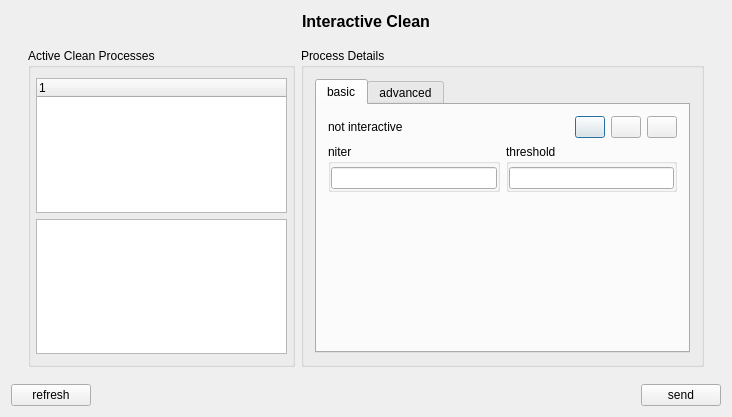
<?xml version="1.0" encoding="UTF-8"?>
<ui version="4.0">
 <class>CleanGui</class>
 <widget class="QDialog" name="CleanGui">
  <property name="geometry">
   <rect>
    <x>0</x>
    <y>0</y>
    <width>732</width>
    <height>417</height>
   </rect>
  </property>
  <property name="windowTitle">
   <string>CleanTool</string>
  </property>
  <layout class="QVBoxLayout" name="verticalLayout">
   <item>
    <layout class="QHBoxLayout" name="horizontalLayout_2">
     <item>
      <spacer name="horizontalSpacer">
       <property name="orientation">
        <enum>Qt::Horizontal</enum>
       </property>
       <property name="sizeHint" stdset="0">
        <size>
         <width>40</width>
         <height>20</height>
        </size>
       </property>
      </spacer>
     </item>
     <item>
      <widget class="QLabel" name="label">
       <property name="font">
        <font>
         <pointsize>12</pointsize>
         <weight>75</weight>
         <bold>true</bold>
        </font>
       </property>
       <property name="text">
        <string>Interactive Clean</string>
       </property>
      </widget>
     </item>
     <item>
      <spacer name="horizontalSpacer_2">
       <property name="orientation">
        <enum>Qt::Horizontal</enum>
       </property>
       <property name="sizeHint" stdset="0">
        <size>
         <width>40</width>
         <height>20</height>
        </size>
       </property>
      </spacer>
     </item>
    </layout>
   </item>
   <item>
    <widget class="QFrame" name="cleanProcesses">
     <layout class="QHBoxLayout" name="horizontalLayout_20">
      <item>
       <spacer name="horizontalSpacer_15">
        <property name="orientation">
         <enum>Qt::Horizontal</enum>
        </property>
        <property name="sizeHint" stdset="0">
         <size>
          <width>10</width>
          <height>20</height>
         </size>
        </property>
       </spacer>
      </item>
      <item>
       <widget class="QGroupBox" name="cleanProcessesBox">
        <property name="toolTip">
         <string>Select process to view its settings, check to modify.</string>
        </property>
        <property name="title">
         <string>Active Clean Processes</string>
        </property>
        <property name="checkable">
         <bool>false</bool>
        </property>
        <property name="checked">
         <bool>false</bool>
        </property>
        <layout class="QVBoxLayout" name="verticalLayout_6">
         <property name="leftMargin">
          <number>5</number>
         </property>
         <property name="topMargin">
          <number>10</number>
         </property>
         <property name="rightMargin">
          <number>5</number>
         </property>
         <property name="bottomMargin">
          <number>10</number>
         </property>
         <item>
          <widget class="QTreeWidget" name="clean_processes">
           <column>
            <property name="text">
             <string notr="true">1</string>
            </property>
           </column>
          </widget>
         </item>
         <item>
          <widget class="QPlainTextEdit" name="process_description">
           <property name="toolTip">
            <string>Description of the process selected above...</string>
           </property>
          </widget>
         </item>
        </layout>
       </widget>
      </item>
      <item>
       <widget class="QGroupBox" name="process_details_box">
        <property name="toolTip">
         <string>Check/uncheck the box to enable/disable setting interactive clean parameters.</string>
        </property>
        <property name="title">
         <string>Process Details</string>
        </property>
        <property name="checkable">
         <bool>false</bool>
        </property>
        <property name="checked">
         <bool>false</bool>
        </property>
        <layout class="QVBoxLayout" name="verticalLayout_3">
         <item>
          <widget class="QTabWidget" name="interaction_tabs">
           <property name="minimumSize">
            <size>
             <width>375</width>
             <height>0</height>
            </size>
           </property>
           <property name="currentIndex">
            <number>0</number>
           </property>
           <widget class="QWidget" name="interaction_basic">
            <attribute name="title">
             <string>basic</string>
            </attribute>
            <layout class="QVBoxLayout" name="verticalLayout_7">
             <item>
              <widget class="QFrame" name="basic_frame">
               <property name="frameShape">
                <enum>QFrame::NoFrame</enum>
               </property>
               <property name="frameShadow">
                <enum>QFrame::Plain</enum>
               </property>
               <layout class="QVBoxLayout" name="verticalLayout_14">
                <property name="margin">
                 <number>0</number>
                </property>
                <item>
                 <layout class="QHBoxLayout" name="horizontalLayout_3">
                  <item>
                   <widget class="QLabel" name="interactive_label">
                    <property name="text">
                     <string>not interactive</string>
                    </property>
                   </widget>
                  </item>
                  <item>
                   <widget class="QPushButton" name="stop_button">
                    <property name="sizePolicy">
                     <sizepolicy hsizetype="Fixed" vsizetype="Fixed">
                      <horstretch>0</horstretch>
                      <verstretch>0</verstretch>
                     </sizepolicy>
                    </property>
                    <property name="maximumSize">
                     <size>
                      <width>30</width>
                      <height>30</height>
                     </size>
                    </property>
                    <property name="toolTip">
                     <string>stop cleaning...</string>
                    </property>
                    <property name="text">
                     <string/>
                    </property>
                    <property name="icon">
                     <iconset resource="../QtViewer/QtViewer.qrc">
                      <normaloff>:/icons/Anim3_Stop.png</normaloff>:/icons/Anim3_Stop.png</iconset>
                    </property>
                    <property name="iconSize">
                     <size>
                      <width>25</width>
                      <height>25</height>
                     </size>
                    </property>
                   </widget>
                  </item>
                  <item>
                   <widget class="QPushButton" name="pause_button">
                    <property name="sizePolicy">
                     <sizepolicy hsizetype="Fixed" vsizetype="Fixed">
                      <horstretch>0</horstretch>
                      <verstretch>0</verstretch>
                     </sizepolicy>
                    </property>
                    <property name="maximumSize">
                     <size>
                      <width>30</width>
                      <height>30</height>
                     </size>
                    </property>
                    <property name="toolTip">
                     <string>pause cleaning...</string>
                    </property>
                    <property name="text">
                     <string/>
                    </property>
                    <property name="icon">
                     <iconset resource="../QtViewer/QtViewer.qrc">
                      <normaloff>:/icons/Anim7_Pause.png</normaloff>:/icons/Anim7_Pause.png</iconset>
                    </property>
                    <property name="iconSize">
                     <size>
                      <width>25</width>
                      <height>25</height>
                     </size>
                    </property>
                   </widget>
                  </item>
                  <item>
                   <widget class="QPushButton" name="play_button">
                    <property name="sizePolicy">
                     <sizepolicy hsizetype="Fixed" vsizetype="Fixed">
                      <horstretch>0</horstretch>
                      <verstretch>0</verstretch>
                     </sizepolicy>
                    </property>
                    <property name="maximumSize">
                     <size>
                      <width>30</width>
                      <height>30</height>
                     </size>
                    </property>
                    <property name="toolTip">
                     <string>continue cleaning...</string>
                    </property>
                    <property name="text">
                     <string/>
                    </property>
                    <property name="icon">
                     <iconset resource="../QtViewer/QtViewer.qrc">
                      <normaloff>:/icons/Anim4_Play.png</normaloff>:/icons/Anim4_Play.png</iconset>
                    </property>
                    <property name="iconSize">
                     <size>
                      <width>25</width>
                      <height>25</height>
                     </size>
                    </property>
                   </widget>
                  </item>
                 </layout>
                </item>
                <item>
                 <layout class="QHBoxLayout" name="horizontalLayout_4">
                  <item>
                   <widget class="QGroupBox" name="niter_box">
                    <property name="title">
                     <string>niter</string>
                    </property>
                    <layout class="QVBoxLayout" name="verticalLayout_8">
                     <property name="leftMargin">
                      <number>0</number>
                     </property>
                     <property name="topMargin">
                      <number>3</number>
                     </property>
                     <property name="rightMargin">
                      <number>0</number>
                     </property>
                     <property name="bottomMargin">
                      <number>0</number>
                     </property>
                     <item>
                      <widget class="QLineEdit" name="niter_entry">
                       <property name="maxLength">
                        <number>25</number>
                       </property>
                       <property name="alignment">
                        <set>Qt::AlignCenter</set>
                       </property>
                      </widget>
                     </item>
                    </layout>
                   </widget>
                  </item>
                  <item>
                   <widget class="QGroupBox" name="threshold_box">
                    <property name="title">
                     <string>threshold</string>
                    </property>
                    <layout class="QVBoxLayout" name="verticalLayout_9">
                     <property name="leftMargin">
                      <number>0</number>
                     </property>
                     <property name="topMargin">
                      <number>3</number>
                     </property>
                     <property name="rightMargin">
                      <number>0</number>
                     </property>
                     <property name="bottomMargin">
                      <number>0</number>
                     </property>
                     <item>
                      <widget class="QLineEdit" name="threshold_entry">
                       <property name="maxLength">
                        <number>25</number>
                       </property>
                       <property name="alignment">
                        <set>Qt::AlignCenter</set>
                       </property>
                      </widget>
                     </item>
                    </layout>
                   </widget>
                  </item>
                 </layout>
                </item>
                <item>
                 <spacer name="verticalSpacer">
                  <property name="orientation">
                   <enum>Qt::Vertical</enum>
                  </property>
                  <property name="sizeHint" stdset="0">
                   <size>
                    <width>20</width>
                    <height>40</height>
                   </size>
                  </property>
                 </spacer>
                </item>
               </layout>
              </widget>
             </item>
            </layout>
           </widget>
           <widget class="QWidget" name="tab">
            <attribute name="title">
             <string>advanced</string>
            </attribute>
            <layout class="QVBoxLayout" name="verticalLayout_5">
             <item>
              <widget class="QFrame" name="advanced_frame">
               <property name="frameShape">
                <enum>QFrame::NoFrame</enum>
               </property>
               <property name="frameShadow">
                <enum>QFrame::Plain</enum>
               </property>
               <layout class="QVBoxLayout" name="verticalLayout_15">
                <property name="margin">
                 <number>0</number>
                </property>
                <item>
                 <layout class="QHBoxLayout" name="horizontalLayout_5">
                  <item>
                   <widget class="QGroupBox" name="cycle_niter_box">
                    <property name="title">
                     <string>cycle niter</string>
                    </property>
                    <layout class="QVBoxLayout" name="verticalLayout_2">
                     <property name="leftMargin">
                      <number>0</number>
                     </property>
                     <property name="topMargin">
                      <number>3</number>
                     </property>
                     <property name="rightMargin">
                      <number>0</number>
                     </property>
                     <property name="bottomMargin">
                      <number>0</number>
                     </property>
                     <item>
                      <widget class="QLineEdit" name="cycle_niter_entry"/>
                     </item>
                    </layout>
                   </widget>
                  </item>
                  <item>
                   <widget class="QGroupBox" name="interactive_niter_box">
                    <property name="title">
                     <string>interactive niter</string>
                    </property>
                    <layout class="QVBoxLayout" name="verticalLayout_4">
                     <property name="leftMargin">
                      <number>0</number>
                     </property>
                     <property name="topMargin">
                      <number>3</number>
                     </property>
                     <property name="rightMargin">
                      <number>0</number>
                     </property>
                     <property name="bottomMargin">
                      <number>0</number>
                     </property>
                     <item>
                      <widget class="QLineEdit" name="interactive_niter_entry"/>
                     </item>
                    </layout>
                   </widget>
                  </item>
                 </layout>
                </item>
                <item>
                 <layout class="QHBoxLayout" name="horizontalLayout_6">
                  <item>
                   <widget class="QGroupBox" name="cycle_threshold_box">
                    <property name="title">
                     <string>cycle threshold</string>
                    </property>
                    <layout class="QVBoxLayout" name="verticalLayout_10">
                     <property name="leftMargin">
                      <number>0</number>
                     </property>
                     <property name="topMargin">
                      <number>3</number>
                     </property>
                     <property name="rightMargin">
                      <number>0</number>
                     </property>
                     <property name="bottomMargin">
                      <number>0</number>
                     </property>
                     <item>
                      <widget class="QLineEdit" name="cycle_threshold_entry"/>
                     </item>
                    </layout>
                   </widget>
                  </item>
                  <item>
                   <widget class="QGroupBox" name="interactive_threshold_box">
                    <property name="title">
                     <string>interactive threshold</string>
                    </property>
                    <layout class="QVBoxLayout" name="verticalLayout_11">
                     <property name="leftMargin">
                      <number>0</number>
                     </property>
                     <property name="topMargin">
                      <number>3</number>
                     </property>
                     <property name="rightMargin">
                      <number>0</number>
                     </property>
                     <property name="bottomMargin">
                      <number>0</number>
                     </property>
                     <item>
                      <widget class="QLineEdit" name="interactive_threshold_entry"/>
                     </item>
                    </layout>
                   </widget>
                  </item>
                 </layout>
                </item>
                <item>
                 <layout class="QHBoxLayout" name="horizontalLayout_7">
                  <item>
                   <widget class="QGroupBox" name="cycle_factor_box">
                    <property name="title">
                     <string>cycle factor</string>
                    </property>
                    <layout class="QVBoxLayout" name="verticalLayout_12">
                     <property name="leftMargin">
                      <number>0</number>
                     </property>
                     <property name="topMargin">
                      <number>3</number>
                     </property>
                     <property name="rightMargin">
                      <number>0</number>
                     </property>
                     <property name="bottomMargin">
                      <number>0</number>
                     </property>
                     <item>
                      <widget class="QLineEdit" name="cycle_factor_entry"/>
                     </item>
                    </layout>
                   </widget>
                  </item>
                  <item>
                   <widget class="QGroupBox" name="loop_gain_box">
                    <property name="title">
                     <string>loop gain</string>
                    </property>
                    <layout class="QVBoxLayout" name="verticalLayout_13">
                     <property name="leftMargin">
                      <number>0</number>
                     </property>
                     <property name="topMargin">
                      <number>3</number>
                     </property>
                     <property name="rightMargin">
                      <number>0</number>
                     </property>
                     <property name="bottomMargin">
                      <number>0</number>
                     </property>
                     <item>
                      <widget class="QLineEdit" name="loop_gain_entry"/>
                     </item>
                    </layout>
                   </widget>
                  </item>
                 </layout>
                </item>
                <item>
                 <spacer name="verticalSpacer_2">
                  <property name="orientation">
                   <enum>Qt::Vertical</enum>
                  </property>
                  <property name="sizeHint" stdset="0">
                   <size>
                    <width>20</width>
                    <height>40</height>
                   </size>
                  </property>
                 </spacer>
                </item>
               </layout>
              </widget>
             </item>
            </layout>
           </widget>
          </widget>
         </item>
        </layout>
       </widget>
      </item>
      <item>
       <spacer name="horizontalSpacer_16">
        <property name="orientation">
         <enum>Qt::Horizontal</enum>
        </property>
        <property name="sizeHint" stdset="0">
         <size>
          <width>10</width>
          <height>20</height>
         </size>
        </property>
       </spacer>
      </item>
     </layout>
    </widget>
   </item>
   <item>
    <layout class="QHBoxLayout" name="horizontalLayout">
     <item>
      <widget class="QPushButton" name="refresh_button">
       <property name="text">
        <string>refresh</string>
       </property>
      </widget>
     </item>
     <item>
      <spacer name="horizontalSpacer_4">
       <property name="orientation">
        <enum>Qt::Horizontal</enum>
       </property>
       <property name="sizeHint" stdset="0">
        <size>
         <width>40</width>
         <height>20</height>
        </size>
       </property>
      </spacer>
     </item>
     <item>
      <widget class="QLabel" name="clean_state_label">
       <property name="text">
        <string/>
       </property>
      </widget>
     </item>
     <item>
      <spacer name="horizontalSpacer_3">
       <property name="orientation">
        <enum>Qt::Horizontal</enum>
       </property>
       <property name="sizeHint" stdset="0">
        <size>
         <width>40</width>
         <height>20</height>
        </size>
       </property>
      </spacer>
     </item>
     <item>
      <widget class="QPushButton" name="send_button">
       <property name="toolTip">
        <string>after changing the parameters, press this button to send the changes to clean.</string>
       </property>
       <property name="text">
        <string>send</string>
       </property>
      </widget>
     </item>
    </layout>
   </item>
  </layout>
 </widget>
 <layoutdefault spacing="6" margin="11"/>
 <resources>
  <include location="../QtViewer/QtViewer.qrc"/>
 </resources>
 <connections/>
</ui>
